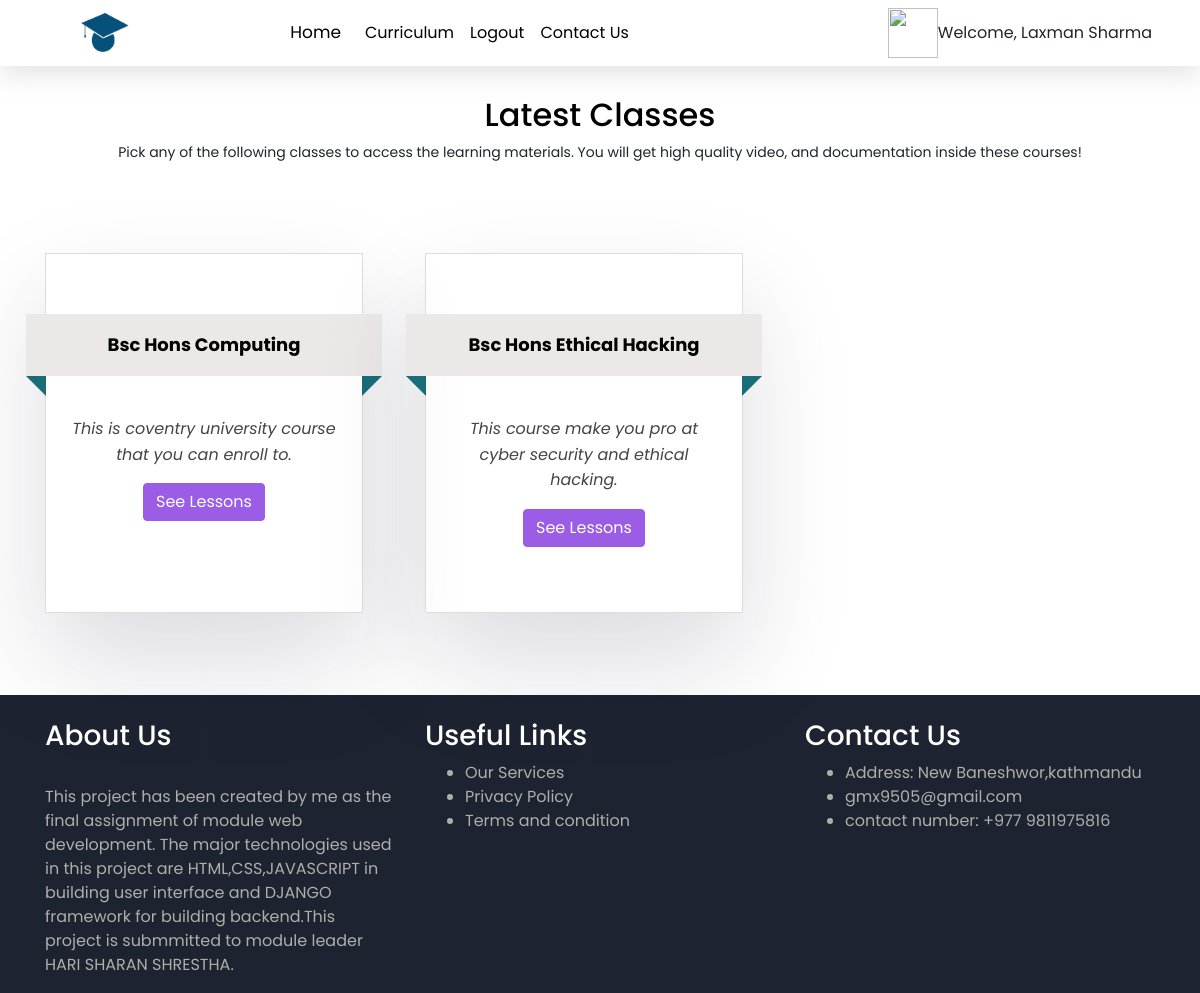
Screenshot of /curriculum/ (signed in) with the database file from the repository.
### curriculum/models.py (models this page shows, shortened)
class Standard(models.Model):
    name = models.CharField(max_length=100, unique=True)
    slug = models.SlugField(null=True, blank=True)
    description = models.TextField(max_length=500,blank=True)

### curriculum/views.py (the view)
# urls.py: path('', views.StandardListView.as_view(), name='standard_list'),
class StandardListView(ListView):
    context_object_name = 'standards'
    model = Standard
    template_name = 'curriculum/standard_list_view.html'

### curriculum/templates/curriculum/standard_list_view.html (shortened to what this page needs)
{% extends 'base.html' %}
{% load static %}
{% block content %}
<section id="best-features" class="text-center">
              <h2  style="color:black; margin-top: 6rem;">Latest Classes</h2>
              <p style="font-size: 14px;  text-align: center;">Pick any of the following classes to access the learning materials. You will get high quality video, and documentation inside these courses!</p>
              <div class="row">
                      {% for standard in standards %}
                      <div class="col-md-4 d-flex mb-2 justify-content-center">
                        <div class="containerss" style="margin-right:2rem">
                          <h2 class="h2" style="font-size: 18px;">{{standard.name}}</h2>
                          <p class="second" style="font-size: 16px;">
                            {{standard.description|truncatechars:75}}
                          </p>
                          {% if user.is_authenticated %}
                          <a href="{% url 'curriculum:subject_list' slug=standard.slug %}" class="btn btn-primary" style="background-color:#9B5DE5; border: 1px solid #9B5DE5;">See Lessons</a>
                          {%endif%}
                    </div>
                      </div>
                      {% endfor %}
              </div>
</section>
{%endblock%}

### templates/base.html (shortened to what this page needs)
<!DOCTYPE html>
<html lang="en" dir="ltr">
  <head>
    {% load static %}
    <link rel="stylesheet" href="https://stackpath.bootstrapcdn.com/bootstrap/4.5.2/css/bootstrap.min.css">
    <link rel="stylesheet" href="{% static 'css/master_css.css' %}">
    <link rel="stylesheet" href="{% static 'css/mycss.css' %}">
  </head>
  <body class="body-app">
              <nav class="navbar navbar-expand-lg  navbar-light bg-light fixed-top scrolling-navbar" style="display: flex; align-items: center;justify-content: space-between;">
               <a href="{% url 'index' %}" style="margin-left: 4rem;" >
                <img src="../media/Images/logo.png" alt="" style="height: 50px; width: 50px;">
              </a>
                <div class="container" style=" width: 40%; justify-self: flex-end;" >
                      <a class="navbar-brand" href="{% url 'index' %}" style="color:black; font-size: 17px;"  >Home</a>
                      <div class="collapse navbar-collapse" id="basicExampleNav" >
                        <ul class=" navbar-nav  mr-auto smooth-scroll " style="color: black;">
                                <li class="nav-item" style="color: black;">
                                   <a class="nav-link" href="{% url 'curriculum:standard_list' %}"  style="color: black;">Curriculum</a>
                                </li>
                                {% if user.is_authenticated %}
                                    <li class="nav-item  " style="color: black;">
                                     <a class="nav-link" href="{% url 'user_logout' %}"  style="color: black;">Logout</a>
                                    </li>
                                {% endif %}
                                <li class="nav-item">
                                   <a class="nav-link" href="{% url 'contact' %}"  style="color: black;">Contact Us</a>
                                </li>
                        </ul>
                      </div>
                </div>
                {% if user.is_authenticated %}
                <img src="https://cdn.vectorstock.com/i/1000x1000/30/97/flat-business-man-user-profile-avatar-icon-vector-4333097.webp" alt="" style="height: 50px; width: 50px;">
                <span style="margin-right: 2rem;"> Welcome,   {{user.first_name}} {{user.last_name}} </span>
            {% endif %}
              </nav>
    <div class="container">
        {%block content%}
        {%endblock%}
    </div>
    <footer class="page-footer" style="background-color:#1D2331; color: white;">
      <div class="container">
        <div class="row mt-4">
                  <div class="col-md-4 mt-4">
                            <h3>About Us</h3> <br>
                            <p style="color: #B0AEA9;">This project has been created by me as the final assignment of module web development. The major technologies used in this project are HTML,CSS,JAVASCRIPT in building user interface and DJANGO framework for building backend.This project is submmitted to module leader HARI SHARAN SHRESTHA.</p>
                  </div>
                  <div class="col-md-4 mt-4">
                            <h3>Useful Links</h3>
                            <ul style="color: #B0AEA9;">
                              <li>Our Services</li>
                              <li>Privacy Policy</li>
                              <li>Terms and condition</li>
                            </ul>
                  </div>
                  <div class="col-md-4 mt-4">
                            <h3>Contact Us</h3>
                            <ul style="color: #B0AEA9;">
                              <li>Address: New Baneshwor,kathmandu</li>
                              <li>gmx9505@gmail.com</li>
                              <li>contact number: +977 9811975816</li>
                            </ul>
                  </div>
        </div>
      </div>
    </footer>
  </body>
</html>

### static/css/master_css.css (style rules this page uses)
html, body, header, #intro { height: 100%; }
body { font-family: 'Poppins', sans-serif !important; }
.body-app { font-family: 'Poppins', sans-serif !important; }
.navbar-light .navbar-nav .nav-link { color: white; }
.navbar-light .nav-link { color: #ff5722; }
.navbar-expand-lg { background-color: #b2ebf2; }

### static/css/mycss.css (style rules this page uses)
.navbar { box-shadow: rgba(100, 100, 111, 0.2) 0px 7px 29px 0px; background-color: #FFFFFF !important; }
.containerss { width: 400px; height: 360px; box-shadow: rgba(17, 12, 46, 0.15) 0px 48px 100px 0px; padding: 20px; margin: 50px auto; border: 1px solid #ddd; text-align: center; }
.first, .h2 { background-color: rgb(236, 232, 232); position: relative; left: -40px; color: black; font-weight: bold; }
.first::before, .h2::after, .h2::before { content: ""; border: 10px solid; border-color: #196d78 #196d78 transparent transparent; position: absolute; left: 0; bottom: -20px; }
.h2 { margin: 40px 0; padding: 20px; width: calc(100% + 80px); }
.h2::after { left: auto; right: 0; border-color: #196d78 transparent transparent #196d78; }
.second { line-height: 1.6; font-size: 18px; font-style: italic; color: #444; }
img { width: 416px; height: 280px; object-fit: cover; }

### rows the page displays
Standard: name "Bsc Hons Computing", description "This is coventry university course that you can enroll to."
Standard: name "Bsc Hons Ethical Hacking", description "This course make you pro at cyber security and ethical hacking."

### other values shown
{{ user.first_name }} "Laxman"
{{ user.last_name }} "Sharma"
